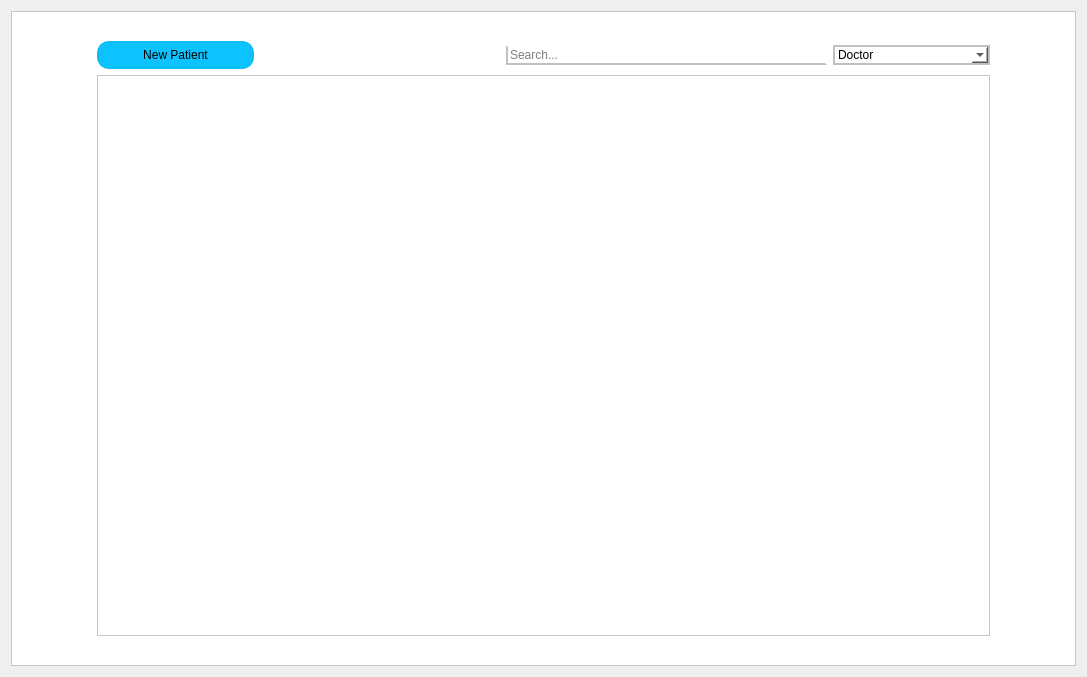
<?xml version="1.0" encoding="UTF-8"?>
<ui version="4.0">
 <class>Form</class>
 <widget class="QWidget" name="Form">
  <property name="geometry">
   <rect>
    <x>0</x>
    <y>0</y>
    <width>1087</width>
    <height>677</height>
   </rect>
  </property>
  <property name="windowTitle">
   <string>inSAsy - Busquda Paciente</string>
  </property>
  <property name="styleSheet">
   <string notr="true">QScrollBar:vertical {
	border: none;
	background-color: rgb(205, 205, 205);
	width: 14px;
	margin: 15px 0 15px 0;
	border-radius: 0x;
}

QScrollBar::handle:vertical {
	background-color: rgb(205, 205, 205);
	border-radius: 7px;
}

QScrollBar::handle:vertical:hover {
	background-color: rgb(7, 119, 156)
}

QScrollBar::handle:vertical:pressed {
	background-color: rgb(9, 139, 182);
}

/* TOP BUTTON*/

QScrollBar::sub-line:vertical {
	border: none;
	background-color: rgb(7, 119, 156);
	height: 15px;
	border-top-left-radius: 7px;
	border-top-right-radius: 7px;
	subcontrol-position: top;
	subcontrol-origin: margin;
}

QScrollBar::sub-line:vertical:hover {
	background-color: rgb(205, 205, 205);
}

QScrollBar::sub-line:vertical:pressed {
	background-color: rgb(11, 170, 223);
}

/*BOTTOM BUTTON*/

QScrollBar::add-line:vertical {
	border: none;
	background-color: rgb(7, 119, 156);
	height: 15px;
	border-bottom-left-radius: 7px;
	border-bottom-right-radius: 7px;
	subcontrol-position: bottom;
	subcontrol-origin: margin;
}

QScrollBar::add-line:vertical:hover {
	background-color: rgb(205, 205, 205);
}

QScrollBar::add-line:vertical:pressed {
	background-color: rgb(11, 170, 223);
}

/*RESET ARROWS*/

QScrollBar::up-arrow:vertical, QScrollBar::down-arrow:vertical {
	background-color: none;
}

QScrollBar::add-page:vertical, QScrollBar::sub-page:vertical {
	background-color: none;
}
</string>
  </property>
  <layout class="QVBoxLayout" name="verticalLayout">
   <item>
    <widget class="QFrame" name="mainFrame">
     <property name="styleSheet">
      <string notr="true">QFrame {
	background-color: rgb(255, 255, 255);
}
QLineEdit {
	background-color: rgb(255, 255, 255);
	border-width: 2px;
	border-style: solid;
	border-color: none;
	border-bottom-color: rgb(192, 192, 192);
	border-radius: 15px;
}
QLineEdit:hover {
	border-bottom-color: rgb(140, 140, 140);
}
QPushButton {
	padding: 5px;
	border-width: 2px;
	border-style: solid;
	border-color: rgb(11, 173, 226);
	background-color: rgb(13, 195, 255);
	border-radius: 12px;
}

QPushButton:hover {
	background-color: rgb(11, 173, 226);
}

QPushButton:pressed {
	border-color: (9, 146, 191);
	background-color:rgb(9, 146, 191);
}

/*----------*/

QComboBox 
{
    border: 2px solid;
    background: rgb(255, 255, 255);
	border-color:  rgb(192, 192, 192);
}
</string>
     </property>
     <property name="frameShape">
      <enum>QFrame::StyledPanel</enum>
     </property>
     <property name="frameShadow">
      <enum>QFrame::Raised</enum>
     </property>
     <layout class="QVBoxLayout" name="verticalLayout_2">
      <item>
       <layout class="QGridLayout" name="gridLayout">
        <item row="4" column="11">
         <spacer name="horizontalSpacer_25">
          <property name="orientation">
           <enum>Qt::Horizontal</enum>
          </property>
          <property name="sizeHint" stdset="0">
           <size>
            <width>40</width>
            <height>20</height>
           </size>
          </property>
         </spacer>
        </item>
        <item row="4" column="9">
         <spacer name="horizontalSpacer_23">
          <property name="orientation">
           <enum>Qt::Horizontal</enum>
          </property>
          <property name="sizeHint" stdset="0">
           <size>
            <width>40</width>
            <height>20</height>
           </size>
          </property>
         </spacer>
        </item>
        <item row="0" column="3">
         <spacer name="horizontalSpacer_10">
          <property name="orientation">
           <enum>Qt::Horizontal</enum>
          </property>
          <property name="sizeHint" stdset="0">
           <size>
            <width>40</width>
            <height>20</height>
           </size>
          </property>
         </spacer>
        </item>
        <item row="4" column="8">
         <spacer name="horizontalSpacer_22">
          <property name="orientation">
           <enum>Qt::Horizontal</enum>
          </property>
          <property name="sizeHint" stdset="0">
           <size>
            <width>40</width>
            <height>20</height>
           </size>
          </property>
         </spacer>
        </item>
        <item row="0" column="12">
         <spacer name="horizontalSpacer">
          <property name="orientation">
           <enum>Qt::Horizontal</enum>
          </property>
          <property name="sizeHint" stdset="0">
           <size>
            <width>40</width>
            <height>20</height>
           </size>
          </property>
         </spacer>
        </item>
        <item row="0" column="9">
         <spacer name="horizontalSpacer_4">
          <property name="orientation">
           <enum>Qt::Horizontal</enum>
          </property>
          <property name="sizeHint" stdset="0">
           <size>
            <width>40</width>
            <height>20</height>
           </size>
          </property>
         </spacer>
        </item>
        <item row="0" column="7">
         <spacer name="horizontalSpacer_6">
          <property name="orientation">
           <enum>Qt::Horizontal</enum>
          </property>
          <property name="sizeHint" stdset="0">
           <size>
            <width>40</width>
            <height>20</height>
           </size>
          </property>
         </spacer>
        </item>
        <item row="4" column="4">
         <spacer name="horizontalSpacer_18">
          <property name="orientation">
           <enum>Qt::Horizontal</enum>
          </property>
          <property name="sizeHint" stdset="0">
           <size>
            <width>40</width>
            <height>20</height>
           </size>
          </property>
         </spacer>
        </item>
        <item row="0" column="11">
         <spacer name="horizontalSpacer_2">
          <property name="orientation">
           <enum>Qt::Horizontal</enum>
          </property>
          <property name="sizeHint" stdset="0">
           <size>
            <width>40</width>
            <height>20</height>
           </size>
          </property>
         </spacer>
        </item>
        <item row="0" column="6">
         <spacer name="horizontalSpacer_7">
          <property name="orientation">
           <enum>Qt::Horizontal</enum>
          </property>
          <property name="sizeHint" stdset="0">
           <size>
            <width>40</width>
            <height>20</height>
           </size>
          </property>
         </spacer>
        </item>
        <item row="4" column="7">
         <spacer name="horizontalSpacer_21">
          <property name="orientation">
           <enum>Qt::Horizontal</enum>
          </property>
          <property name="sizeHint" stdset="0">
           <size>
            <width>40</width>
            <height>20</height>
           </size>
          </property>
         </spacer>
        </item>
        <item row="4" column="12">
         <spacer name="horizontalSpacer_26">
          <property name="orientation">
           <enum>Qt::Horizontal</enum>
          </property>
          <property name="sizeHint" stdset="0">
           <size>
            <width>40</width>
            <height>20</height>
           </size>
          </property>
         </spacer>
        </item>
        <item row="0" column="2">
         <spacer name="horizontalSpacer_11">
          <property name="orientation">
           <enum>Qt::Horizontal</enum>
          </property>
          <property name="sizeHint" stdset="0">
           <size>
            <width>40</width>
            <height>20</height>
           </size>
          </property>
         </spacer>
        </item>
        <item row="0" column="8">
         <spacer name="horizontalSpacer_5">
          <property name="orientation">
           <enum>Qt::Horizontal</enum>
          </property>
          <property name="sizeHint" stdset="0">
           <size>
            <width>40</width>
            <height>20</height>
           </size>
          </property>
         </spacer>
        </item>
        <item row="4" column="3">
         <spacer name="horizontalSpacer_17">
          <property name="orientation">
           <enum>Qt::Horizontal</enum>
          </property>
          <property name="sizeHint" stdset="0">
           <size>
            <width>40</width>
            <height>20</height>
           </size>
          </property>
         </spacer>
        </item>
        <item row="0" column="4">
         <spacer name="horizontalSpacer_9">
          <property name="orientation">
           <enum>Qt::Horizontal</enum>
          </property>
          <property name="sizeHint" stdset="0">
           <size>
            <width>40</width>
            <height>20</height>
           </size>
          </property>
         </spacer>
        </item>
        <item row="4" column="6">
         <spacer name="horizontalSpacer_20">
          <property name="orientation">
           <enum>Qt::Horizontal</enum>
          </property>
          <property name="sizeHint" stdset="0">
           <size>
            <width>40</width>
            <height>20</height>
           </size>
          </property>
         </spacer>
        </item>
        <item row="4" column="10">
         <spacer name="horizontalSpacer_24">
          <property name="orientation">
           <enum>Qt::Horizontal</enum>
          </property>
          <property name="sizeHint" stdset="0">
           <size>
            <width>40</width>
            <height>20</height>
           </size>
          </property>
         </spacer>
        </item>
        <item row="0" column="5">
         <spacer name="horizontalSpacer_8">
          <property name="orientation">
           <enum>Qt::Horizontal</enum>
          </property>
          <property name="sizeHint" stdset="0">
           <size>
            <width>40</width>
            <height>20</height>
           </size>
          </property>
         </spacer>
        </item>
        <item row="4" column="1">
         <spacer name="horizontalSpacer_15">
          <property name="orientation">
           <enum>Qt::Horizontal</enum>
          </property>
          <property name="sizeHint" stdset="0">
           <size>
            <width>40</width>
            <height>20</height>
           </size>
          </property>
         </spacer>
        </item>
        <item row="0" column="10">
         <spacer name="horizontalSpacer_3">
          <property name="orientation">
           <enum>Qt::Horizontal</enum>
          </property>
          <property name="sizeHint" stdset="0">
           <size>
            <width>40</width>
            <height>20</height>
           </size>
          </property>
         </spacer>
        </item>
        <item row="4" column="0">
         <spacer name="horizontalSpacer_14">
          <property name="orientation">
           <enum>Qt::Horizontal</enum>
          </property>
          <property name="sizeHint" stdset="0">
           <size>
            <width>40</width>
            <height>20</height>
           </size>
          </property>
         </spacer>
        </item>
        <item row="4" column="2">
         <spacer name="horizontalSpacer_16">
          <property name="orientation">
           <enum>Qt::Horizontal</enum>
          </property>
          <property name="sizeHint" stdset="0">
           <size>
            <width>40</width>
            <height>20</height>
           </size>
          </property>
         </spacer>
        </item>
        <item row="0" column="1">
         <spacer name="horizontalSpacer_12">
          <property name="orientation">
           <enum>Qt::Horizontal</enum>
          </property>
          <property name="sizeHint" stdset="0">
           <size>
            <width>40</width>
            <height>20</height>
           </size>
          </property>
         </spacer>
        </item>
        <item row="4" column="5">
         <spacer name="horizontalSpacer_19">
          <property name="orientation">
           <enum>Qt::Horizontal</enum>
          </property>
          <property name="sizeHint" stdset="0">
           <size>
            <width>40</width>
            <height>20</height>
           </size>
          </property>
         </spacer>
        </item>
        <item row="0" column="0">
         <spacer name="horizontalSpacer_13">
          <property name="orientation">
           <enum>Qt::Horizontal</enum>
          </property>
          <property name="sizeHint" stdset="0">
           <size>
            <width>40</width>
            <height>20</height>
           </size>
          </property>
         </spacer>
        </item>
        <item row="1" column="12" rowspan="3">
         <spacer name="verticalSpacer_2">
          <property name="orientation">
           <enum>Qt::Vertical</enum>
          </property>
          <property name="sizeHint" stdset="0">
           <size>
            <width>20</width>
            <height>40</height>
           </size>
          </property>
         </spacer>
        </item>
        <item row="1" column="10" colspan="2">
         <widget class="QComboBox" name="filterComboBox">
          <item>
           <property name="text">
            <string>Doctor</string>
           </property>
          </item>
          <item>
           <property name="text">
            <string>NSS</string>
           </property>
          </item>
          <item>
           <property name="text">
            <string>Acrónimo</string>
           </property>
          </item>
          <item>
           <property name="text">
            <string>Edad</string>
           </property>
          </item>
          <item>
           <property name="text">
            <string>Fecha Registro</string>
           </property>
          </item>
         </widget>
        </item>
        <item row="1" column="1" colspan="2">
         <widget class="QPushButton" name="new_patient_push_button">
          <property name="styleSheet">
           <string notr="true">border-color: rgb(11, 191, 245);
background-color: rgb(13, 195, 255);</string>
          </property>
          <property name="text">
           <string>New Patient</string>
          </property>
         </widget>
        </item>
        <item row="2" column="1" rowspan="2" colspan="11">
         <widget class="QTableView" name="tableView">
          <property name="styleSheet">
           <string notr="true">font-size: 25 px;</string>
          </property>
          <property name="editTriggers">
           <set>QAbstractItemView::NoEditTriggers</set>
          </property>
          <attribute name="verticalHeaderVisible">
           <bool>false</bool>
          </attribute>
         </widget>
        </item>
        <item row="2" column="0">
         <spacer name="verticalSpacer">
          <property name="orientation">
           <enum>Qt::Vertical</enum>
          </property>
          <property name="sizeHint" stdset="0">
           <size>
            <width>20</width>
            <height>40</height>
           </size>
          </property>
         </spacer>
        </item>
        <item row="1" column="0">
         <spacer name="horizontalSpacer_28">
          <property name="orientation">
           <enum>Qt::Horizontal</enum>
          </property>
          <property name="sizeHint" stdset="0">
           <size>
            <width>40</width>
            <height>20</height>
           </size>
          </property>
         </spacer>
        </item>
        <item row="1" column="6" colspan="4">
         <widget class="QLineEdit" name="searchLineEdit">
          <property name="styleSheet">
           <string notr="true">border-left-color: rgb(192, 192, 192);</string>
          </property>
          <property name="placeholderText">
           <string>Search...</string>
          </property>
         </widget>
        </item>
       </layout>
      </item>
     </layout>
    </widget>
   </item>
  </layout>
 </widget>
 <resources/>
 <connections/>
</ui>
